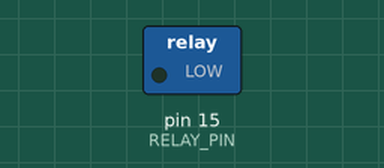
This sketch was run on a simulated Arduino Uno, built with avr-gcc and run on an emulated ATmega328P. Parts: switched loads named in the sketch (green lamp = pin HIGH).

Above: at 1.5 s.
At 4.5 s:
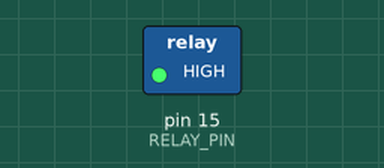
Timing chart, 0 to 7.8 s (numbered marks = the images above):
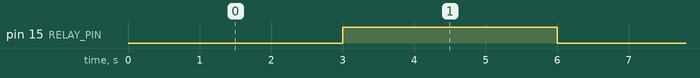

Measured:
- by itself, pin 15 (RELAY_PIN): alternates HIGH for 3.0 s and LOW for 3.0 s

The sketch:

7.ino
```cpp
const int RELAY_PIN = 15;

void setup() {

  pinMode(RELAY_PIN, OUTPUT);
}

void loop() {

  digitalWrite(RELAY_PIN, LOW);
  delay(3000);


  digitalWrite(RELAY_PIN, HIGH);
  delay(3000);
}
```
